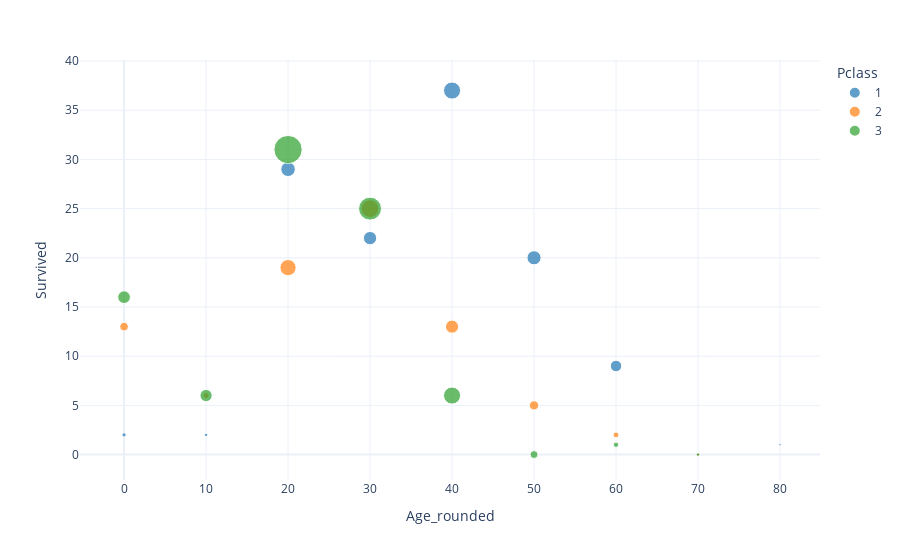

The cell this chart's notebook holds for it:
### Code cell
df_plot = df.groupby(['Pclass', 'Age_rounded'])['Survived'] \
            .agg([('Survived', 'sum'), 
                  ('Passengers', 'count')]).reset_index()

df_plot["Pclass"] = df_plot["Pclass"].astype(str)

fig = px.scatter(data_frame=df_plot,
                 x='Age_rounded',
                 y='Survived',
                 size='Passengers',
                 color='Pclass',
                 color_discrete_sequence=px.colors.qualitative.D3,
                 template='plotly_white')
fig.show()

### Figure 1 — Plotly figure (JSON) as saved in the notebook; plotly's stock layout.template omitted (floating-point values rounded to 4 significant figures)
{"data": [{"hovertemplate": "Pclass=1<br>Age_rounded=%{x}<br>Survived=%{y}<br>Passengers=%{marker.size}<extra></extra>", "legendgroup": "1", "marker": {"color": "#1F77B4", "size": [3, 2, 37, 31, 51, 35, 23, 3, 1], "sizemode": "area", "sizeref": 0.35, "symbol": "circle"}, "mode": "markers", "name": "1", "orientation": "v", "showlegend": true, "type": "scatter", "x": [0, 10, 20, 30, 40, 50, 60, 70, 80], "xaxis": "x", "y": [2, 2, 29, 22, 37, 20, 9, 0, 1], "yaxis": "y"}, {"hovertemplate": "Pclass=2<br>Age_rounded=%{x}<br>Survived=%{y}<br>Passengers=%{marker.size}<extra></extra>", "legendgroup": "2", "marker": {"color": "#FF7F0E", "size": [13, 6, 46, 55, 30, 15, 6, 2], "sizemode": "area", "sizeref": 0.35, "symbol": "circle"}, "mode": "markers", "name": "2", "orientation": "v", "showlegend": true, "type": "scatter", "x": [0, 10, 20, 30, 40, 50, 60, 70], "xaxis": "x", "y": [13, 6, 19, 25, 13, 5, 2, 0], "yaxis": "y"}, {"hovertemplate": "Pclass=3<br>Age_rounded=%{x}<br>Survived=%{y}<br>Passengers=%{marker.size}<extra></extra>", "legendgroup": "3", "marker": {"color": "#2CA02C", "size": [28, 26, 140, 92, 51, 11, 5, 2], "sizemode": "area", "sizeref": 0.35, "symbol": "circle"}, "mode": "markers", "name": "3", "orientation": "v", "showlegend": true, "type": "scatter", "x": [0, 10, 20, 30, 40, 50, 60, 70], "xaxis": "x", "y": [16, 6, 31, 25, 6, 0, 1, 0], "yaxis": "y"}], "layout": {"autosize": true, "legend": {"itemsizing": "constant", "title": {"text": "Pclass"}, "tracegroupgap": 0}, "margin": {"t": 60}, "xaxis": {"anchor": "y", "autorange": true, "domain": [0, 1], "range": [-5.177, 84.79], "title": {"text": "Age_rounded"}, "type": "linear"}, "yaxis": {"anchor": "x", "autorange": true, "domain": [0, 1], "range": [-3.103, 41.13], "title": {"text": "Survived"}, "type": "linear"}}}
